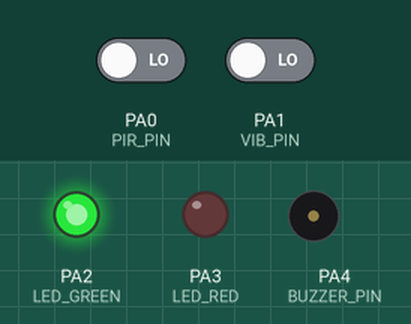
Simulated run of this sketch. Board: STM32 Blue Pill. Shown: output pins drawn as LEDs (lit = HIGH), buzzer (waves = sounding, pin HIGH). The inputs (shaded band) are chosen by the test bench; at power-on: PA0 (PIR_PIN) LOW, PA1 (VIB_PIN) LOW.

Above: at 16.2 s.
16.3 s: PA0 (PIR_PIN) driven HIGH
At 16.37 s:
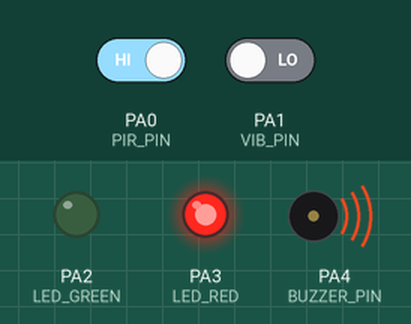
19.3 s: PA0 (PIR_PIN) driven LOW
At 22.1 s:
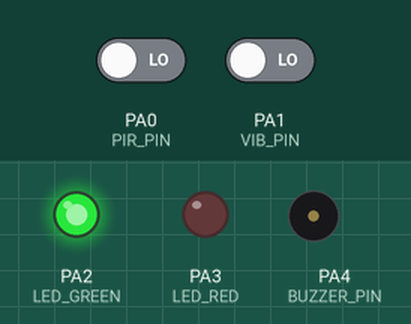
22.3 s: PA1 (VIB_PIN) driven HIGH
At 22.52 s:
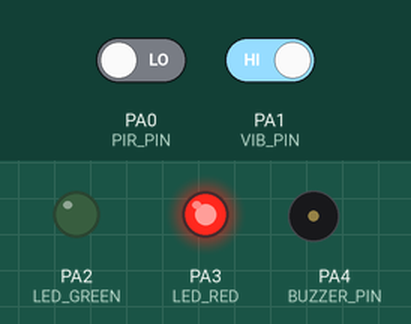
Timing chart, 0 to 31.3 s (numbered marks = the images above; inputs shaded):
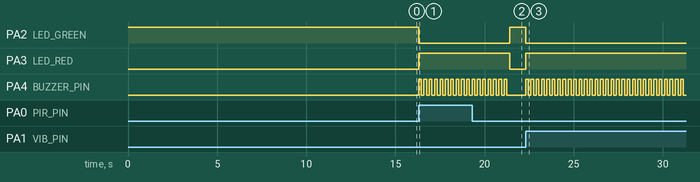

The sketch:

Smart_Security_Alarm.ino
```cpp
#define PIR_PIN       PA0
#define VIB_PIN       PA1
#define LED_GREEN     PA2
#define LED_RED       PA3
#define BUZZER_PIN    PA4

const uint32_t ALARM_DURATION_MS = 5000;

void setup() {
  pinMode(PIR_PIN, INPUT);
  pinMode(VIB_PIN, INPUT);
  pinMode(LED_GREEN, OUTPUT);
  pinMode(LED_RED, OUTPUT);
  pinMode(BUZZER_PIN, OUTPUT);

  // Standby initial state
  digitalWrite(LED_GREEN, HIGH);
  digitalWrite(LED_RED, LOW);
  digitalWrite(BUZZER_PIN, LOW);

  // PIR sensor warm-up stabilization window
  delay(15000);
}

void loop() {
  int pirVal = digitalRead(PIR_PIN);
  int vibVal = digitalRead(VIB_PIN);

  // Trigger if PIR detects motion or vibration sensor detects impact
  if (pirVal == HIGH || vibVal == HIGH) {
    triggerAlarm();
  } else {
    digitalWrite(LED_GREEN, HIGH);
    digitalWrite(LED_RED, LOW);
    digitalWrite(BUZZER_PIN, LOW);
  }
}

void triggerAlarm() {
  digitalWrite(LED_GREEN, LOW);
  digitalWrite(LED_RED, HIGH);

  uint32_t startTime = millis();
  while (millis() - startTime < ALARM_DURATION_MS) {
    digitalWrite(BUZZER_PIN, HIGH);
    delay(150);
    digitalWrite(BUZZER_PIN, LOW);
    delay(150);
  }

  // Return to Armed/Standby
  digitalWrite(LED_RED, LOW);
  digitalWrite(LED_GREEN, HIGH);
}
```

Measured:
- after the input at 16.3 s, PA2 (LED_GREEN): HIGH → LOW at once; PA3 (LED_RED): LOW → HIGH at once; PA4 (BUZZER_PIN): alternates HIGH for 0.15 s and LOW for 0.15 s, starting at once
- after the input at 19.3 s, PA2 (LED_GREEN): LOW → HIGH after 2.1 s; PA3 (LED_RED): HIGH → LOW after 2.1 s; PA4 (BUZZER_PIN): goes on until 21.3 s, then stays LOW
- after the input at 22.3 s, PA2 (LED_GREEN): HIGH → LOW at once; PA3 (LED_RED): LOW → HIGH at once; PA4 (BUZZER_PIN): alternates HIGH for 0.15 s and LOW for 0.15 s, starting at once
